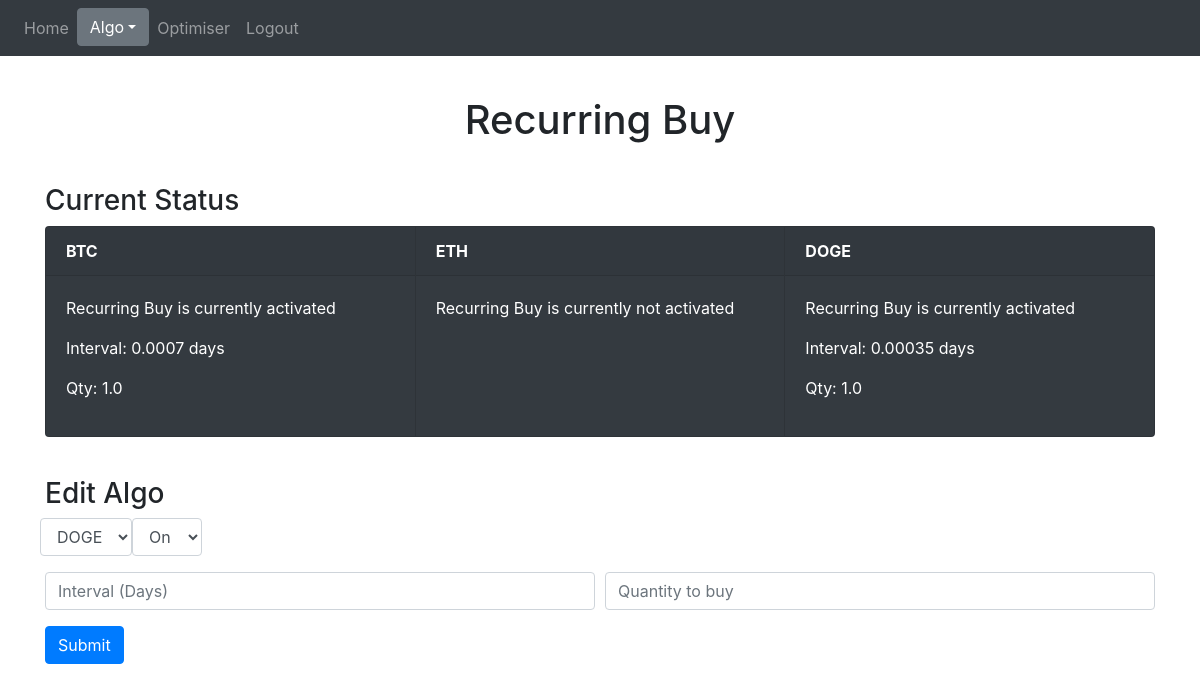
Page /recurring-buy (signed in) on the earlier database version.
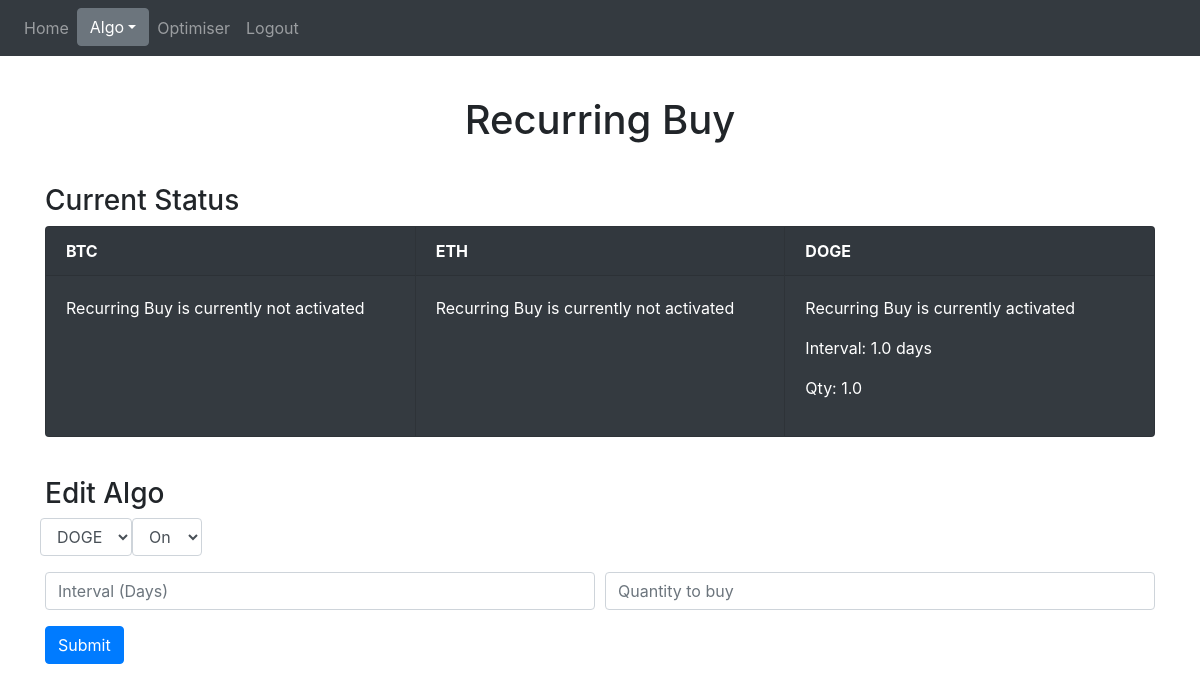
Same page on the later database version.
### website/models.py (models this page shows)
class recurringBuySettings(db.Model):
    isOn = db.Column(db.Boolean, default=False)
    hasThread = db.Column(db.Boolean, default=False)
    interval = db.Column(db.Float, default=0)
    qty = db.Column(db.Float, default=0)
    coin = db.Column(db.String(10), primary_key=True)
    uid = db.Column(db.Integer, db.ForeignKey('user.uid'), primary_key=True)

### website/views.py (the view)
@views.route('/recurring-buy', methods=['GET'])
@login_required
def recurring_buy():
    settings = recurringBuySettings.query.filter_by(uid=current_user.uid)
    settings_dict = {}
    for curr in settings:
        settings_dict[curr.coin] = {
            'isOn': curr.isOn,
            'interval': curr.interval,
            'qty': curr.qty,
            'coin': curr.coin
        }
    return render_template("recurring_buy.html", user=current_user, settings_dict=settings_dict)

### website/__init__.py (called while the page is built)
def create_app():
    app = Flask(__name__)
    app.config['SECRET_KEY'] = 'wow fantastic baby'
    app.config['SQLALCHEMY_DATABASE_URI'] = f'sqlite:///{DB_NAME}'
    db.init_app(app)
    from .views import views
    from .auth import auth
    app.register_blueprint(views, url_prefix='/')
    app.register_blueprint(auth, url_prefix='/')
    from .models import User
    create_database(app)
    login_manager = LoginManager()
    login_manager.login_view = 'auth.login'
    login_manager.init_app(app)
    @login_manager.user_loader # use the below function to load the user
    def load_user(uid):
        return User.query.get(int(uid))
    from .functions.misc.updateCoinHistValues import updateCoinHistValues
    x = threading.Thread(target=updateCoinHistValues, args=(app,))
    x.start()
    return app

### website/templates/recurring_buy.html (shortened to what this page needs)
{% extends "base.html" %}
{% block header %} Recurring Buy {% endblock %}
{% block content %}
<h3>Current Status</h3>
<div class="card-group" style="margin-bottom: 5vh">
  {% for key, value in settings_dict.items() %}
    <div class="card text-white bg-dark">
      <div class="card-header"><strong> {{key}} </strong></div>
      <div class="card-body">
        {% if value.isOn %}
            <p>Recurring Buy is currently activated</p>
            <p>Interval: {{value.interval}} days</p>
            <p>Qty: {{value.qty}}</p>
        {% else %}
            <p>Recurring Buy is currently not activated</p>
        {% endif %}
      </div>
    </div>
  {% endfor %}
</div>
<h3>Edit Algo</h3>
<form method="POST">
<div class="form-row">
  <div class="form-group">
    <select name="recurring_buy_coin" id="recurring_buy_coin" class="form-control">
      {% for key in settings_dict.keys() %}
        <option value="{{key}}" selected>{{key}}</option>
      {% endfor %}
    </select>
  </div>
  <div class="form-group">
    <select name="recurring_buy_isOn" id="recurring_buy_isOn" class="form-control">
        <option value=1>On</option>
    </select>
  </div>
</div>
<div class="form-row">
  <div class="form-group col-md-6">
    <input
      type="number"
      step="0.000001"
      class="form-control mx-auto"
      id="recurring_buy_interval"
      name="recurring_buy_interval"
      placeholder="Interval (Days)"
    >
  </div>
  <div class="form-group col-md-6">
      <input
        type="number"
        step="0.000001"
        class="form-control mx-auto"
        id="recurring_buy_qty"
        name="recurring_buy_qty"
        placeholder="Quantity to buy"
      >
  </div>
</div>
<button type="submit" class="btn btn-primary">Submit</button>
</form>
{% endblock %}

### website/templates/base.html (shortened to what this page needs)
<!DOCTYPE html>
<html>
  <head>
    <link
      rel="stylesheet"
      href="https://stackpath.bootstrapcdn.com/bootstrap/4.4.1/css/bootstrap.min.css"
    />
    <link
      rel="stylesheet"
      href="https://stackpath.bootstrapcdn.com/font-awesome/4.7.0/css/font-awesome.min.css"
    />
    <link
      rel="stylesheet"
      type="text/css"
      href="{{ url_for('static', filename='styles/base.css') }}"
    />
  </head>
  <body>
    <nav class="navbar navbar-expand-lg navbar-dark bg-dark">
      <div class="collapse navbar-collapse" id="navbar">
        <div class="navbar-nav">
          {% if user.is_authenticated %}
          <a class="nav-item nav-link" id="home" href="/">Home</a>
          <div class="dropdown">
            <button class="btn btn-secondary dropdown-toggle" type="button" data-toggle="dropdown">Algo</button>
          </div>
          <a class="nav-item nav-link" id="optimiser" href="/optimiser">Optimiser</a>
          <a class="nav-item nav-link" id="logout" href="/logout">Logout</a>
          {% else %}
          <a class="nav-item nav-link" id="login" href="/login">Login</a>
          <a class="nav-item nav-link" id="signUp" href="/sign-up">Sign Up</a>
          {% endif %}
        </div>
      </div>
    </nav>
    <h1 class="header" align="center">{% block header %} {% endblock %}</h1>
    <div class="container">{% block content %} {% endblock %}</div>
  </body>
</html>

### website/static/styles/base.css (style rules this page uses)
.header { margin: 2vh; padding: 3vh; }

Differences in the rows shown:
changed recurringBuySettings "BTC": interval "0.0007" → (not shown); qty "1.0" → (not shown); text "Recurring Buy is currently activated Interval: days Qty:" → "Recurring Buy is currently not activated"
changed recurringBuySettings "DOGE": interval "0.00035" → "1.0"
